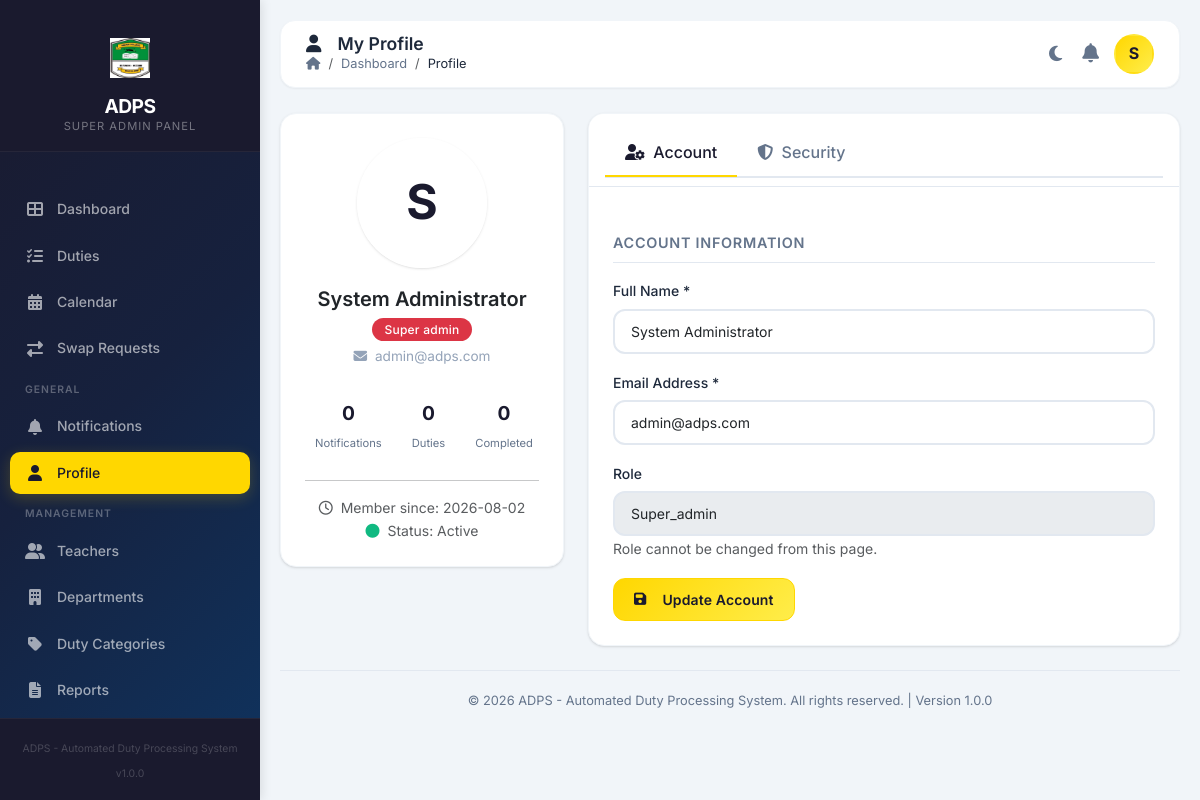
The page /views/profile/ (signed in) on the database its author committed.
### tables this page shows
CREATE TABLE users (
    id INT PRIMARY KEY AUTO_INCREMENT,
    username VARCHAR(50) UNIQUE NOT NULL,
    email VARCHAR(100) UNIQUE NOT NULL,
    password VARCHAR(255) NOT NULL,
    full_name VARCHAR(100) NOT NULL,
    role ENUM('super_admin', 'admin', 'teacher') DEFAULT 'teacher',
    status ENUM('active', 'inactive', 'suspended') DEFAULT 'active',
    email_verified BOOLEAN DEFAULT FALSE,
    two_factor_enabled BOOLEAN DEFAULT FALSE,
    two_factor_secret VARCHAR(255) NULL,
    remember_token VARCHAR(100) NULL,
    last_login DATETIME NULL,
    last_ip VARCHAR(45) NULL,
    created_at TIMESTAMP DEFAULT CURRENT_TIMESTAMP,
    updated_at TIMESTAMP DEFAULT CURRENT_TIMESTAMP ON UPDATE CURRENT_TIMESTAMP,
    INDEX idx_email (email),
    INDEX idx_status (status)
);

### views/profile/index.php (the view, shortened to what the rows shown need)
<?php
require_once __DIR__ . '/../../includes/functions.php';
require_once __DIR__ . '/../../includes/auth.php';
$auth = new Auth();
$activeTab = $_GET['tab'] ?? 'account';
require_once __DIR__ . '/../../includes/header.php';
?>
<div class="row">
    <div class="col-md-4">
        <div class="card">
            <div class="card-body profile-sidebar">
                <div class="profile-avatar-wrapper">
                    <div class="profile-avatar"
                         style="background-image: url('<?php echo $teacher && $teacher['profile_photo'] ? SITE_URL . '/uploads/profiles/' . $teacher['profile_photo'] : 'none'; ?>');">
                        <?php if (!$teacher || !$teacher['profile_photo']): ?>
                            <?php echo substr($user['full_name'], 0, 1); ?>
                        <?php endif; ?>
                    </div>
                </div>
                <div class="name"><?php echo htmlspecialchars($user['full_name']); ?></div>
                <div class="role">
                    <span class="badge bg-<?php echo $role === 'super_admin' ? 'danger' : ($role === 'admin' ? 'warning' : 'info'); ?>">
                        <?php echo ucfirst(str_replace('_', ' ', $role)); ?>
                    </span>
                </div>
                <div class="email">
                    <i class="fas fa-envelope me-1"></i> <?php echo htmlspecialchars($user['email']); ?>
                </div>
                <div class="profile-stats">
                    <div class="stat-item">
                    </div>
                    <div class="stat-item">
                    </div>
                    <div class="stat-item">
                    </div>
                </div>
                <hr>
                <div class="text-muted small">
                    <i class="far fa-clock me-1"></i> Member since: <?php echo formatDate($user['created_at']); ?>
                    <br>
                    <i class="fas fa-circle me-1" style="color: var(--success);"></i> Status: Active
                </div>
            </div>
        </div>
    </div>
    <div class="col-md-8">
        <div class="card">
            <div class="card-body">
                <div class="tab-content">
                    <div class="tab-pane fade <?php echo $activeTab === 'account' ? 'show active' : ''; ?>" id="account">
                        <form method="POST">
                            <div class="row">
                                <div class="col-md-12 mb-3">
                                    <label class="form-label">Full Name *</label>
                                    <input type="text" name="full_name" class="form-control"
                                           value="<?php echo htmlspecialchars($user['full_name']); ?>" required>
                                </div>
                                <div class="col-md-12 mb-3">
                                    <label class="form-label">Email Address *</label>
                                    <input type="email" name="email" class="form-control"
                                           value="<?php echo htmlspecialchars($user['email']); ?>" required>
                                </div>
                                <div class="col-md-12 mb-3">
                                    <label class="form-label">Role</label>
                                    <input type="text" class="form-control"
                                           value="<?php echo ucfirst($role); ?>" disabled>
                                    <small class="text-muted">Role cannot be changed from this page.</small>
                                </div>
                            </div>
                        </form>
                    </div>
                </div>
            </div>
        </div>
    </div>
</div>
<?php
require_once __DIR__ . '/../../includes/footer.php';
?>

### includes/header.php (shortened to what the rows shown need)
<?php
$user = $auth->getUser();
$role = $user['role'] ?? 'teacher';
$teacherInitial = substr($user['full_name'], 0, 1);
$profilePhoto = SITE_URL . '/assets/images/default-avatar.png';
$hasProfilePhoto = false;
try {
    $db = Database::getInstance();
    $stmt = $db->prepare("SELECT profile_photo FROM teachers WHERE email = ?");
    $stmt->execute([$user['email']]);
    $teacher = $stmt->fetch();
} catch (Exception $e) {
}
?>
<!DOCTYPE html>
<html lang="en">
<head>
    <link href="https://cdn.jsdelivr.net/npm/bootstrap@5.3.0/dist/css/bootstrap.min.css" rel="stylesheet">
    <link href="https://cdnjs.cloudflare.com/ajax/libs/font-awesome/6.4.0/css/all.min.css" rel="stylesheet">
    <link href="<?php echo SITE_URL; ?>/assets/css/styles.css" rel="stylesheet">
</head>
<body>
    <div class="sidebar" id="sidebar">
        <div class="sidebar-brand">
            <span class="logo-icon">
                <img src="<?php echo SITE_URL; ?>/assets/images/logo.jpeg" alt="logo" width="40" height="40">
            </span>
            <h3>ADPS</h3>
            <p><?php echo ucfirst(str_replace('_', ' ', $role)); ?> Panel</p>
        </div>
    </div>
    <div class="main-content">
        <div class="top-header">
            <div class="user-info">
                <div class="user-dropdown">
                    <div class="avatar <?php echo $hasProfilePhoto ? 'has-image' : ''; ?>"
                         style="<?php echo $hasProfilePhoto ? 'background-image: url(' . $profilePhoto . ');' : ''; ?>"
                         data-bs-toggle="dropdown"
                         aria-expanded="false"
                         title="<?php echo htmlspecialchars($user['full_name']); ?>"
                         role="button"
                         tabindex="0">
                        <?php if (!$hasProfilePhoto): ?>
                            <?php echo $teacherInitial; ?>
                        <?php endif; ?>
                    </div>
                </div>
            </div>
        </div>
        <div class="page-content">

### rows shown on the page
users: role "SUPER ADMIN", full_name "S", full_name "System Administrator", role "Super admin", email "admin@adps.com", created_at "2026-08-02", role "Super_admin"

### other values the page prints
$item['label'] "Dashboard"
$item['label'] "Duties"
$item['label'] "Calendar"
$item['label'] "Swap Requests"
$item['label'] "Notifications"
$item['label'] "Profile"
$item['label'] "Teachers"
$item['label'] "Departments"
$item['label'] "Duty Categories"
$item['label'] "Reports"
SITE_NAME "ADPS - Automated Duty Processing System"
$pageTitle "My Profile"
$unreadCount "0"
$teacherStats['total_duties'] "0"
$teacherStats['completed_duties'] "0"
